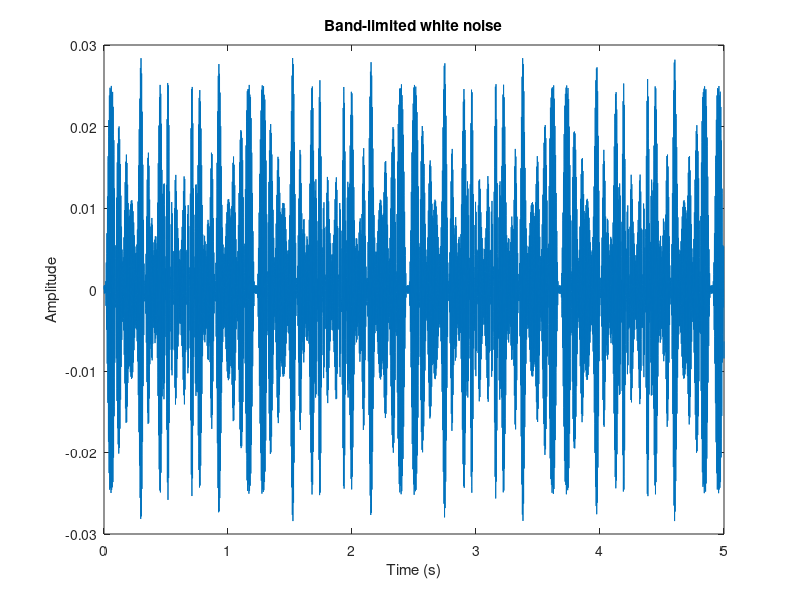

Reproduce this figure in MATLAB.
% Sampling frequency
Fs = 2000;

% Signal duration (in seconds)
duration = 5;

% Frequency range (in Hz)
fmin = 180;
fmax = 220;

% Number of frequency components
N = 50;

% Generate a vector of N equally spaced frequencies within the specified range
frequencies = linspace(fmin, fmax, N);

% Generate random amplitudes for each frequency component
amplitudes = randn(N, 1);

% Generate a time vector
t = linspace(0, duration, Fs * duration);

% Initialize the signal
signal = zeros(1, length(t));

% Loop over each frequency component and add it to the signal
for i = 1:N
    % Generate a sinusoidal signal with the current frequency and random amplitude
    component = amplitudes(i) * sin(2 * pi * frequencies(i) * t);
    
    % Add the component to the signal
    signal = signal + component;
end

% Normalize the signal to have unit power
signal = signal / sqrt(sum(signal.^2));

% Plot the signal
figure(1)
plot(t, signal);
xlabel('Time (s)');
ylabel('Amplitude');
title('Band-limited white noise');